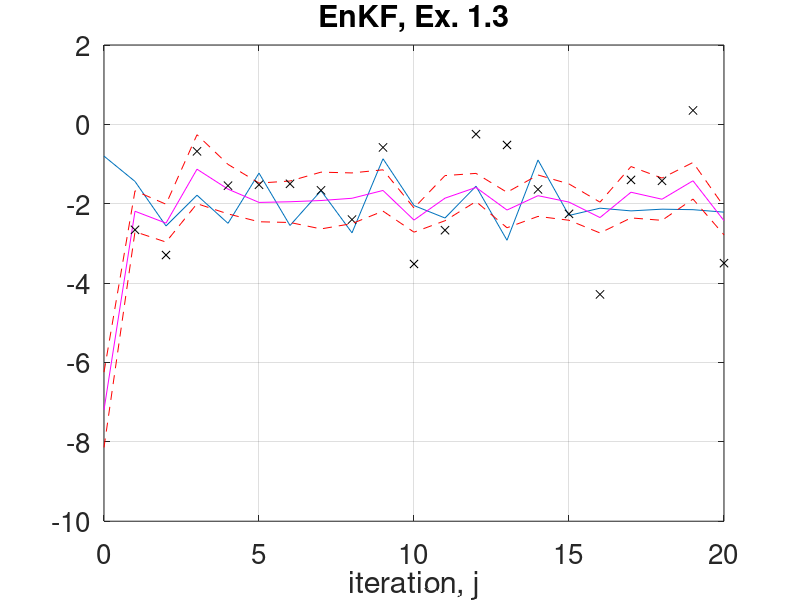
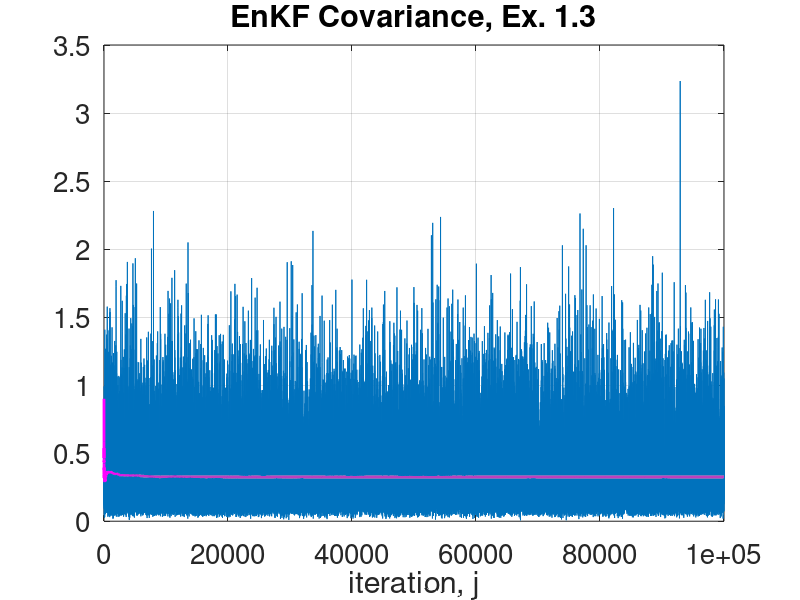
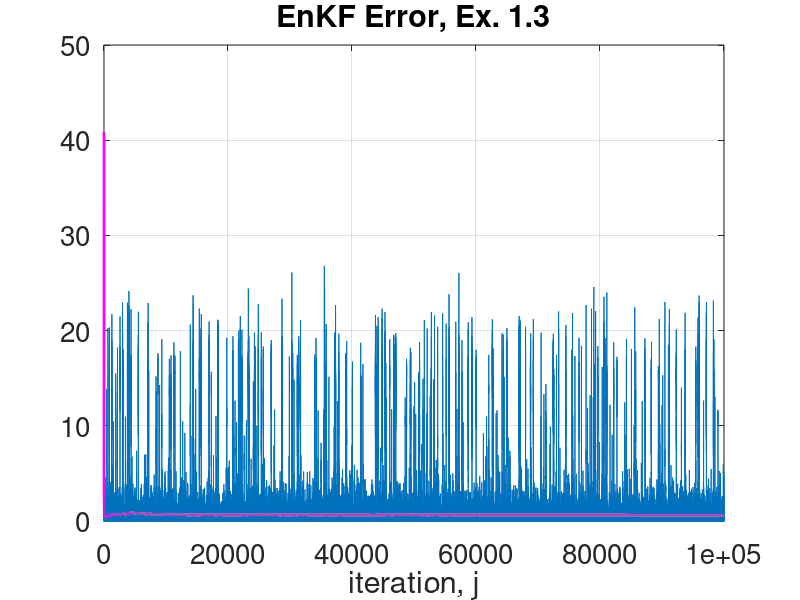

MATLAB code to generate these figures, in order:
clear;set(0,'defaultaxesfontsize',20);format long
%%% p12.m Ensemble Kalman Filter (PO), sin map (Ex. 1.3)
%% setup

J=1e5;% number of steps
alpha=2.5;% dynamics determined by alpha
gamma=1;% observational noise variance is gamma^2
sigma=3e-1;% dynamics noise variance is sigma^2
C0=9e-2;% prior initial condition variance
m0=0;% prior initial condition mean
sd=1;rng(sd);% choose random number seed
N=10;% number of ensemble members

m=zeros(J,1);v=m;y=m;c=m;U=zeros(J,N);% pre-allocate
v(1)=m0+sqrt(C0)*randn;% initial truth
m(1)=10*randn;% initial mean/estimate
c(1)=10*C0;H=1;% initial covariance and observation operator
U(1,:)=m(1)+sqrt(c(1))*randn(1,N);m(1)=sum(U(1,:))/N;% initial ensemble

%% solution % assimilate!

for j=1:J   
    
    v(j+1)=alpha*sin(v(j)) + sigma*randn;% truth
    y(j)=H*v(j+1)+gamma*randn;% observation

    Uhat=alpha*sin(U(j,:))+sigma*randn(1,N);% ensemble predict
    mhat=sum(Uhat)/N;% estimator predict
    chat=(Uhat-mhat)*(Uhat-mhat)'/(N-1);% covariance predict  

    d=y(j)+gamma*randn(1,N)-H*Uhat;% innovation
    K=(chat*H')/(H*chat*H'+gamma^2);% Kalman gain
    U(j+1,:)=Uhat+K*d;% ensemble update
    m(j+1)=sum(U(j+1,:))/N;% estimator update
    c(j+1)=(U(j+1,:)-m(j+1))*(U(j+1,:)-m(j+1))'/(N-1);% covariance update    
    
end

js=21;% plot truth, mean, standard deviation, observations
figure;plot([0:js-1],v(1:js));hold;plot([0:js-1],m(1:js),'m');
plot([0:js-1],m(1:js)+sqrt(c(1:js)),'r--');plot([1:js-1],y(1:js-1),'kx');
plot([0:js-1],m(1:js)-sqrt(c(1:js)),'r--');hold;grid;xlabel('iteration, j');
title('EnKF, Ex. 1.3')

figure;plot([0:J],c);hold
plot([0:J],cumsum(c)./[1:J+1]','m','Linewidth',2);grid
hold;xlabel('iteration, j');
title('EnKF Covariance, Ex. 1.3');

figure;plot([0:J],(v-m).^2);hold;
plot([0:J],cumsum((v-m).^2)./[1:J+1]','m','Linewidth',2);grid
hold;xlabel('iteration, j');
title('EnKF Error, Ex. 1.3')







